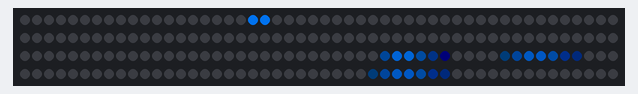
The sketch below on a simulated Arduino Uno, built with avr-gcc and run on an emulated ATmega328P. Parts: 200 RGB LEDs in strip order, left to right, continuing on the next row. Dim RGB values are drawn brighter than linear; the strip is taken to match the declared colour order.

Above: at 0.16 s.
At 5.08 s:
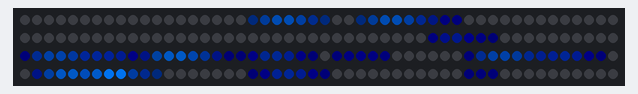
At 9.99 s:
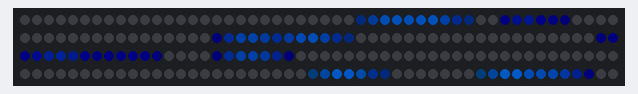
At 19.98 s:
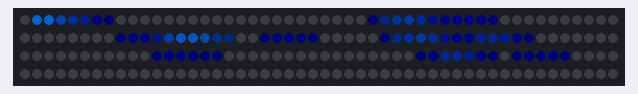
At 29.81 s:
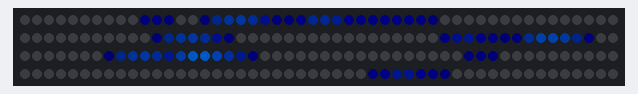
At 39.79 s:
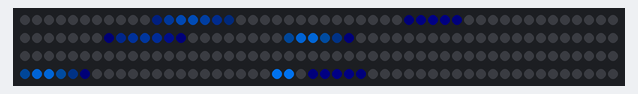

The sketch:

ViolinSparkles.ino
```cpp
#include <WS2812FX.h>

#define LED_COUNT 200
#define LED_PIN 12

#define TIMER_MS 5000

// Parameter 1 = number of pixels in strip
// Parameter 2 = Arduino pin number (most are valid)
// Parameter 3 = pixel type flags, add together as needed:
//   NEO_KHZ800  800 KHz bitstream (most NeoPixel products w/WS2812 LEDs)
//   NEO_KHZ400  400 KHz (classic 'v1' (not v2) FLORA pixels, WS2811 drivers)
//   NEO_GRB     Pixels are wired for GRB bitstream (most NeoPixel products)
//   NEO_RGB     Pixels are wired for RGB bitstream (v1 FLORA pixels, not v2)
//   NEO_RGBW    Pixels are wired for RGBW bitstream (NeoPixel RGBW products)
WS2812FX ws2812fx = WS2812FX(LED_COUNT, LED_PIN, NEO_RGB + NEO_KHZ800);

unsigned long last_change = 0;
unsigned long now = 0;

void setup() {
  ws2812fx.init();
  ws2812fx.setBrightness(200);
  ws2812fx.setSpeed(10000);
  ws2812fx.setColor(0x007BFF);
  ws2812fx.setMode(FX_MODE_FIREWORKS);
  ws2812fx.start();
}

void loop() {
  now = millis();

  ws2812fx.service();

//  if(now - last_change > TIMER_MS) {
//    ws2812fx.setMode((ws2812fx.getMode() + 1) % ws2812fx.getModeCount());
//    last_change = now;
//  }
}
```
